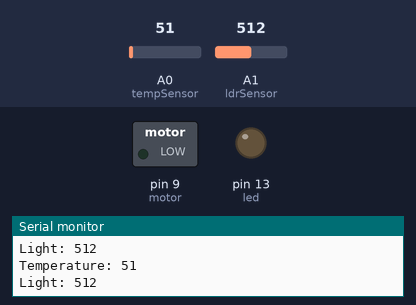
A sketch run on a simulated Arduino Uno, built with avr-gcc and run on an emulated ATmega328P. Shown: switched loads named in the sketch (green lamp = pin HIGH), output pins drawn as LEDs (lit = HIGH), the last lines printed to the serial monitor. Inputs (shaded band) come from the test bench; at power-on: A1 (ldrSensor) = 512, A0 (tempSensor) = 51.

Above: at 1.3 s.
1.4 s: A1 (ldrSensor) set to 488
At 2.5 s:
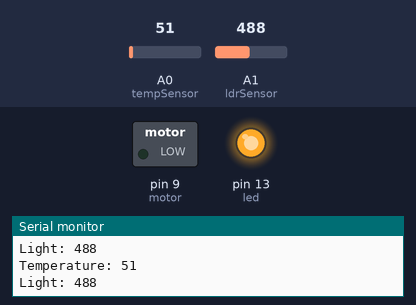
3.0 s: A1 (ldrSensor) set to 510
At 3.7 s:
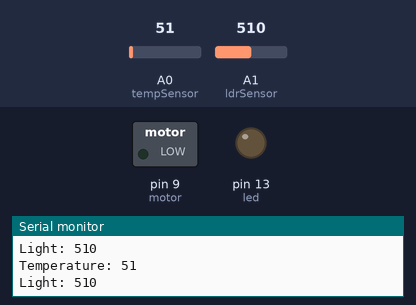
4.5 s: A1 (ldrSensor) set to 490
At 5.0 s:
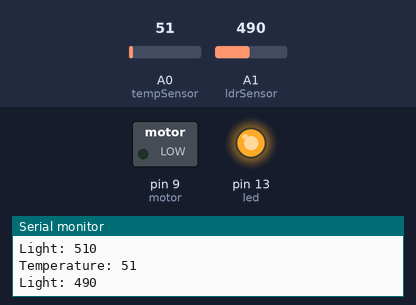
Timing chart, 0 to 7.5 s (numbered marks = the images above; inputs shaded):
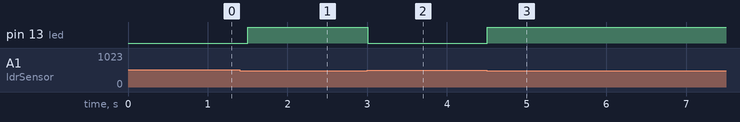

The sketch:

code.ino
```cpp
int tempSensor = A0;
int ldrSensor = A1;

int led = 13;
int motor = 9;

void setup() {
  pinMode(led, OUTPUT);
  pinMode(motor, OUTPUT);

  Serial.begin(9600);
}

void loop() {

  int tempValue = analogRead(tempSensor);
  int lightValue = analogRead(ldrSensor);

  Serial.print("Temperature: ");
  Serial.println(tempValue);

  Serial.print("Light: ");
  Serial.println(lightValue);

  // Temperature controls motor
  if (tempValue > 300) {
    digitalWrite(motor, HIGH);
  }
  else {
    digitalWrite(motor, LOW);
  }

  // LDR controls LED
  if (lightValue < 500) {
    digitalWrite(led, HIGH);
  }
  else {
    digitalWrite(led, LOW);
  }

  delay(500);
}
```

Measured:
- the behaviour switches between 500 and 499 on A1 (ldrSensor) (found by bisection; images 0 and 1)
- after the input at 1.4 s, pin 13 (led): LOW → HIGH after 0.10 s
- after the input at 3.0 s, pin 13 (led): HIGH → LOW at once
- after the input at 4.5 s, pin 13 (led): LOW → HIGH at once
